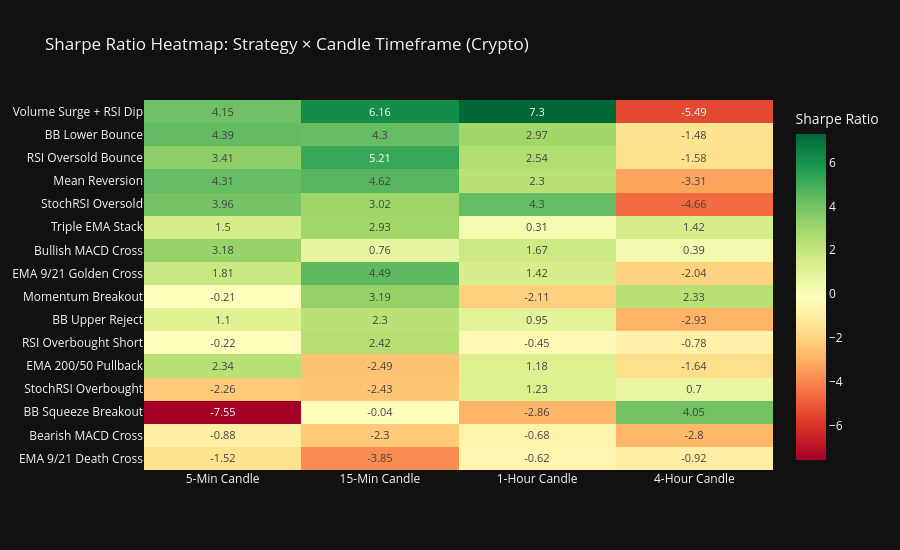

This figure's notebook cell:
### Code cell
# Sharpe Ratio heatmap
pivot_sh = df_crypto.pivot_table(index='Strategy', columns='Timeframe', values='Sharpe Ratio', aggfunc='first')
pivot_sh = pivot_sh.reindex(columns=tf_order)
pivot_sh['avg'] = pivot_sh.mean(axis=1)
pivot_sh = pivot_sh.sort_values('avg', ascending=False).drop(columns='avg')

fig = go.Figure(data=go.Heatmap(
    z=pivot_sh.values,
    x=pivot_sh.columns.tolist(),
    y=pivot_sh.index.tolist(),
    colorscale='RdYlGn',
    text=np.round(pivot_sh.values, 2),
    texttemplate='%{text}',
    textfont={'size': 11},
    colorbar_title='Sharpe Ratio'
))
fig.update_layout(
    title='Sharpe Ratio Heatmap: Strategy × Candle Timeframe (Crypto)',
    height=550, template='plotly_dark',
    yaxis=dict(autorange='reversed')
)
fig.show()

### Figure 1 — Plotly figure (JSON) as saved in the notebook; plotly's stock layout.template omitted (floating-point values rounded to 4 significant figures)
{"data": [{"colorbar": {"title": {"text": "Sharpe Ratio"}}, "colorscale": [[0, "rgb(165,0,38)"], [0.1, "rgb(215,48,39)"], [0.2, "rgb(244,109,67)"], [0.3, "rgb(253,174,97)"], [0.4, "rgb(254,224,139)"], [0.5, "rgb(255,255,191)"], [0.6, "rgb(217,239,139)"], [0.7, "rgb(166,217,106)"], [0.8, "rgb(102,189,99)"], [0.9, "rgb(26,152,80)"], [1, "rgb(0,104,55)"]], "text": [[4.15, 6.16, 7.3, -5.49], [4.39, 4.3, 2.97, -1.48], [3.41, 5.21, 2.54, -1.58], [4.31, 4.62, 2.3, -3.31], [3.96, 3.02, 4.3, -4.66], [1.5, 2.93, 0.31, 1.42], [3.18, 0.76, 1.67, 0.39], [1.81, 4.49, 1.42, -2.04], [-0.21, 3.19, -2.11, 2.33], [1.1, 2.3, 0.95, -2.93], [-0.22, 2.42, -0.45, -0.78], [2.34, -2.49, 1.18, -1.64], [-2.26, -2.43, 1.23, 0.7], [-7.55, -0.04, -2.86, 4.05], [-0.88, -2.3, -0.68, -2.8], [-1.52, -3.85, -0.62, -0.92]], "textfont": {"size": 11}, "texttemplate": "%{text}", "type": "heatmap", "x": ["5-Min Candle", "15-Min Candle", "1-Hour Candle", "4-Hour Candle"], "y": ["Volume Surge + RSI Dip", "BB Lower Bounce", "RSI Oversold Bounce", "Mean Reversion", "StochRSI Oversold", "Triple EMA Stack", "Bullish MACD Cross", "EMA 9/21 Golden Cross", "Momentum Breakout", "BB Upper Reject", "RSI Overbought Short", "EMA 200/50 Pullback", "StochRSI Overbought", "BB Squeeze Breakout", "Bearish MACD Cross", "EMA 9/21 Death Cross"], "z": [[4.147, 6.163, 7.297, -5.489], [4.395, 4.301, 2.968, -1.48], [3.412, 5.214, 2.537, -1.575], [4.312, 4.619, 2.296, -3.309], [3.962, 3.025, 4.303, -4.66], [1.5, 2.931, 0.307, 1.417], [3.181, 0.7593, 1.668, 0.3911], [1.813, 4.488, 1.417, -2.038], [-0.2066, 3.191, -2.11, 2.332], [1.098, 2.299, 0.9466, -2.925], [-0.2246, 2.42, -0.4489, -0.775], [2.344, -2.493, 1.179, -1.644], [-2.255, -2.425, 1.228, 0.6967], [-7.552, -0.0437, -2.864, 4.054], [-0.875, -2.302, -0.6794, -2.803], [-1.515, -3.847, -0.6198, -0.9196]]}], "layout": {"height": 550, "title": {"text": "Sharpe Ratio Heatmap: Strategy × Candle Timeframe (Crypto)"}, "yaxis": {"autorange": "reversed"}}}
